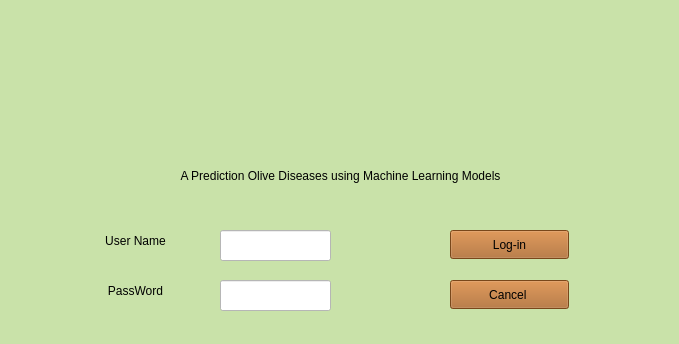
<?xml version="1.0" encoding="UTF-8"?>
<ui version="4.0">
 <class>Form</class>
 <widget class="QWidget" name="Form">
  <property name="geometry">
   <rect>
    <x>0</x>
    <y>0</y>
    <width>679</width>
    <height>344</height>
   </rect>
  </property>
  <property name="windowTitle">
   <string>Form</string>
  </property>
  <property name="styleSheet">
   <string notr="true">background-color: rgb(201, 226, 169);</string>
  </property>
  <widget class="QLabel" name="label">
   <property name="geometry">
    <rect>
     <x>90</x>
     <y>230</y>
     <width>91</width>
     <height>21</height>
    </rect>
   </property>
   <property name="autoFillBackground">
    <bool>false</bool>
   </property>
   <property name="styleSheet">
    <string notr="true">font: 12pt &quot;MV Boli&quot;;</string>
   </property>
   <property name="text">
    <string>User Name</string>
   </property>
   <property name="alignment">
    <set>Qt::AlignCenter</set>
   </property>
  </widget>
  <widget class="QLineEdit" name="lineEdit">
   <property name="geometry">
    <rect>
     <x>220</x>
     <y>230</y>
     <width>111</width>
     <height>31</height>
    </rect>
   </property>
   <property name="font">
    <font>
     <pointsize>12</pointsize>
    </font>
   </property>
   <property name="styleSheet">
    <string notr="true">background-color: rgb(255, 255, 255);</string>
   </property>
  </widget>
  <widget class="QLineEdit" name="lineEdit_2">
   <property name="geometry">
    <rect>
     <x>220</x>
     <y>280</y>
     <width>111</width>
     <height>31</height>
    </rect>
   </property>
   <property name="font">
    <font>
     <pointsize>12</pointsize>
    </font>
   </property>
   <property name="styleSheet">
    <string notr="true">background-color: rgb(255, 255, 255);</string>
   </property>
  </widget>
  <widget class="QLabel" name="label_2">
   <property name="geometry">
    <rect>
     <x>90</x>
     <y>280</y>
     <width>91</width>
     <height>21</height>
    </rect>
   </property>
   <property name="styleSheet">
    <string notr="true">font: 12pt &quot;MV Boli&quot;;</string>
   </property>
   <property name="text">
    <string>PassWord</string>
   </property>
   <property name="alignment">
    <set>Qt::AlignCenter</set>
   </property>
  </widget>
  <widget class="QLabel" name="label_4">
   <property name="geometry">
    <rect>
     <x>40</x>
     <y>140</y>
     <width>601</width>
     <height>71</height>
    </rect>
   </property>
   <property name="autoFillBackground">
    <bool>false</bool>
   </property>
   <property name="styleSheet">
    <string notr="true">font: 16pt &quot;MV Boli&quot;;</string>
   </property>
   <property name="text">
    <string>A Prediction Olive Diseases using Machine Learning Models</string>
   </property>
   <property name="alignment">
    <set>Qt::AlignCenter</set>
   </property>
  </widget>
  <widget class="QLabel" name="label_5">
   <property name="geometry">
    <rect>
     <x>250</x>
     <y>10</y>
     <width>161</width>
     <height>141</height>
    </rect>
   </property>
   <property name="styleSheet">
    <string notr="true">background-image: url(:/newPrefix/Pictures/Saved Pictures/images (1).jpg);</string>
   </property>
   <property name="text">
    <string/>
   </property>
   <property name="pixmap">
    <pixmap>Icons/Logo.png</pixmap>
   </property>
   <property name="scaledContents">
    <bool>true</bool>
   </property>
  </widget>
  <widget class="QPushButton" name="pushButton_2">
   <property name="geometry">
    <rect>
     <x>450</x>
     <y>230</y>
     <width>119</width>
     <height>29</height>
    </rect>
   </property>
   <property name="styleSheet">
    <string notr="true">background-color: rgb(170, 99, 36);
font: 12pt &quot;MV Boli&quot;;</string>
   </property>
   <property name="text">
    <string>Log-in</string>
   </property>
  </widget>
  <widget class="QPushButton" name="pushButton">
   <property name="geometry">
    <rect>
     <x>450</x>
     <y>280</y>
     <width>119</width>
     <height>29</height>
    </rect>
   </property>
   <property name="styleSheet">
    <string notr="true">font: 12pt &quot;MV Boli&quot;;
background-color: rgb(170, 99, 36);</string>
   </property>
   <property name="text">
    <string>Cancel </string>
   </property>
  </widget>
 </widget>
 <resources/>
 <connections/>
</ui>
